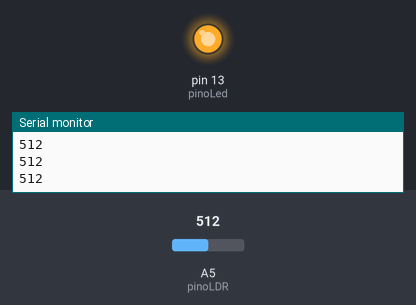
Bench run of a sketch on a simulated Arduino Uno, built with avr-gcc and run on an emulated ATmega328P. On the bench: output pins drawn as LEDs (lit = HIGH), the last lines printed to the serial monitor. Inputs (shaded band) come from the test bench; at power-on: A5 (pinoLDR) = 512.

Above: at 1.2 s.
1.3 s: A5 (pinoLDR) set to 832
2.8 s: A5 (pinoLDR) set to 868
At 3.8 s:
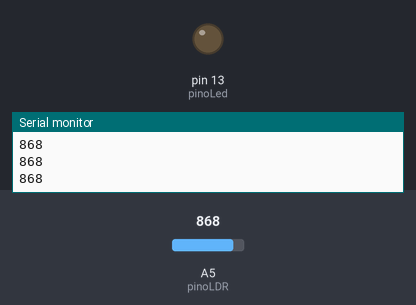
4.3 s: A5 (pinoLDR) set to 840
At 4.8 s:
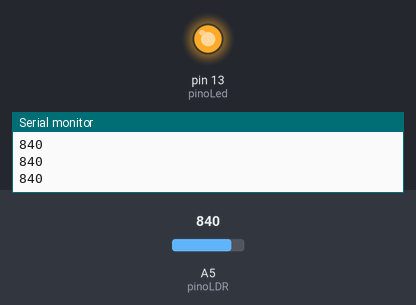
5.8 s: A5 (pinoLDR) set to 860
At 7.3 s:
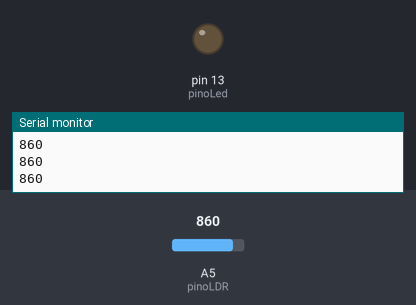
Timing chart, 0 to 8.3 s (numbered marks = the images above; inputs shaded):
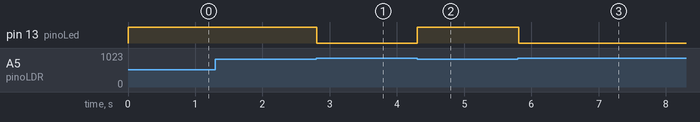

The sketch:

posteDeLuz.ino
```cpp
const int pinoLed = 13; //PINO DIGITAL UTILIZADO PELO LED
const int pinoLDR = A5; //PINO ANALÓGICO UTILIZADO PELO LDR

int var = 0;

void setup(){
  pinMode(pinoLed, OUTPUT); //DEFINE O PINO COMO SAÍDA
  pinMode(pinoLDR, INPUT); //DEFINE O PINO COMO ENTRADA

  Serial.begin(9600);
}

void loop(){
  var = analogRead(pinoLDR);

  Serial.println(var);
  //O VALOR 600 PODE SER AJUSTADO
  if(var < 850) //SE O VALOR LIDO FOR MENOR QUE 600, FAZ
    digitalWrite(pinoLed, HIGH); //ACENDE O LED
  else //SENÃO, FAZ
    digitalWrite(pinoLed, LOW); //APAGA O LED
}
```

Measured:
- the behaviour switches between 849 and 850 on A5 (pinoLDR) (found by bisection; images 0 and 1)
- after the input at 2.8 s, pin 13 (pinoLed): HIGH → LOW at once
- after the input at 4.3 s, pin 13 (pinoLed): LOW → HIGH at once
- after the input at 5.8 s, pin 13 (pinoLed): HIGH → LOW at once
